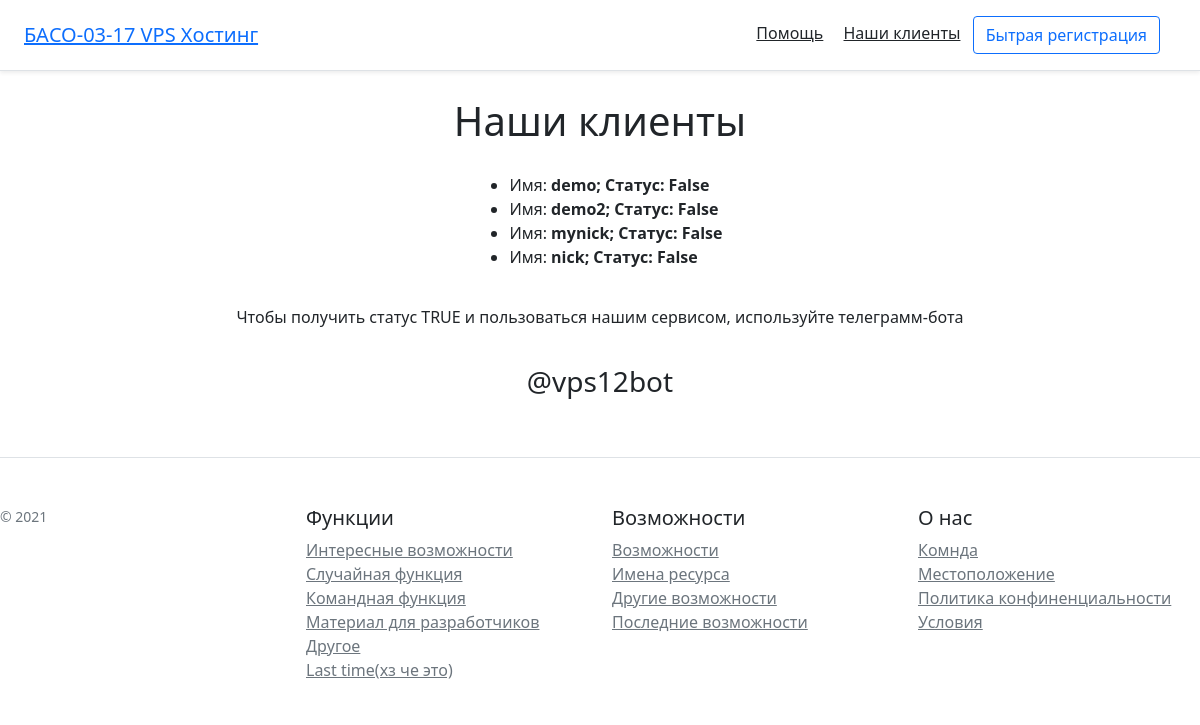
The app's page /clients, older data.
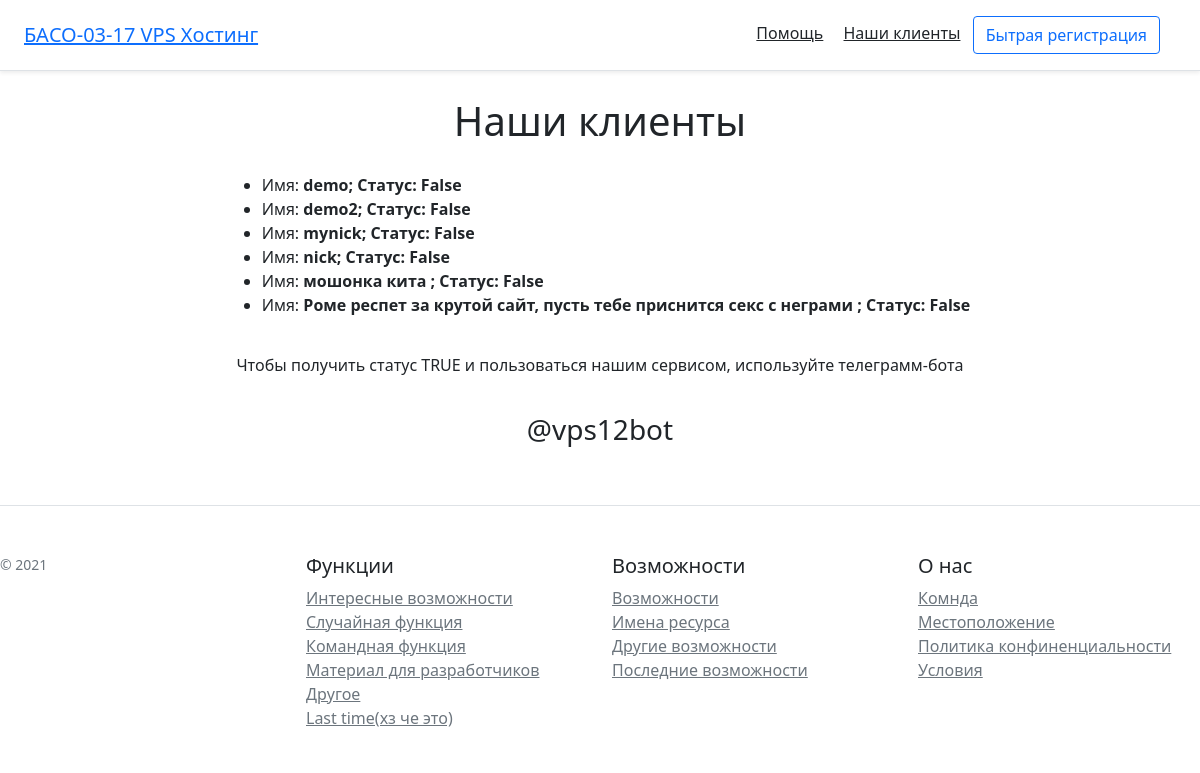
The same page, newer data.
### site/project/models.py (models this page shows)
class User(db.Model, UserMixin):
    id = db.Column(db.Integer, primary_key=True)
    name = db.Column(db.String(100), nullable=False, unique=True)
    path_vm = db.Column(db.String(100), default="None")
    status = db.Column(db.Boolean, default=False)
    def __repr__(self):
           return f"{self.name}; Статус: {self.status}"

### site/project/routes.py (the view)
@app.route('/clients')
def clients():
    clients_list = User.query.all()
    return render_template('clients.html', data=clients_list)

### site/project/templates/clients.html (shortened to what this page needs)
{% extends 'base.html' %}
{% block body %}
<h1 id="center-blyat">Наши клиенты</h1>
<div class="container" id="center-blyat">
    <ul>
    {% for client in data %}
            <li>Имя: <b>{{client}}</b></li>
    {% endfor %}
    </ul>
</div>
<p id="center-blyat">Чтобы получить статус TRUE и пользоваться нашим сервисом, используйте телеграмм-бота</p>
<h3 id="center-blyat">@vps12bot</h3>
{% endblock %}

### site/project/templates/base.html (shortened to what this page needs)
<!DOCTYPE html>
<html lang="ru">
<head>
    <link href="https://cdn.jsdelivr.net/npm/bootstrap@5.0.0-beta2/dist/css/bootstrap.min.css" rel="stylesheet">
</head>
<body>
        <header class="d-flex flex-column flex-md-row align-items-center p-3 px-md-4 mb-3 bg-body border-bottom shadow-sm">
          <a class="h5 my-0 me-md-auto fw-normal" href="/">БАСО-03-17 VPS Хостинг</a>
          <nav class="my-2 my-md-0 me-md-3">
            <a class="p-2 text-dark" href="https://google.com">Помощь</a>
            <a class="p-2 text-dark" href="/clients">Наши клиенты</a>
            <a class="btn btn-outline-primary" href="/registration">Бытрая регистрация</a>
          </nav>
        </header>
        {% block body %}{% endblock %}
          <footer class="pt-4 my-md-5 pt-md-5 border-top">
            <div class="row">
              <div class="col-12 col-md">
                <small class="d-block mb-3 text-muted">© 2021</small>
              </div>
              <div class="col-6 col-md">
                <h5>Функции</h5>
                <ul class="list-unstyled text-small">
                  <li><a class="link-secondary" href="#">Интересные возможности</a></li>
                  <li><a class="link-secondary" href="#">Случайная функция</a></li>
                  <li><a class="link-secondary" href="#">Командная функция</a></li>
                  <li><a class="link-secondary" href="#">Материал для разработчиков</a></li>
                  <li><a class="link-secondary" href="#">Другое</a></li>
                  <li><a class="link-secondary" href="#">Last time(хз че это)</a></li>
                </ul>
              </div>
              <div class="col-6 col-md">
                <h5>Возможности</h5>
                <ul class="list-unstyled text-small">
                  <li><a class="link-secondary" href="#">Возможности</a></li>
                  <li><a class="link-secondary" href="#">Имена ресурса</a></li>
                  <li><a class="link-secondary" href="#">Другие возможности</a></li>
                  <li><a class="link-secondary" href="#">Последние возможности</a></li>
                </ul>
              </div>
              <div class="col-6 col-md">
                <h5>О нас </h5>
                <ul class="list-unstyled text-small">
                  <li><a class="link-secondary" href="#">Комнда</a></li>
                  <li><a class="link-secondary" href="#">Местоположение</a></li>
                  <li><a class="link-secondary" href="#">Политика конфиненциальности</a></li>
                  <li><a class="link-secondary" href="#">Условия</a></li>
                </ul>
              </div>
            </div>
          </footer>
</body>
</html>

### site/project/templates/clients.html (style rules this page uses)
#center-blyat { display: flex; align-items: center; justify-content: center; padding: 10px; }

Row changes from the older to the newer data that the page shows:
added User: name+status "мошонка кита ; Статус: False"
added User: name+status "Роме респет за крутой сайт, пусть тебе приснится секс с неграми ; Статус: False"
